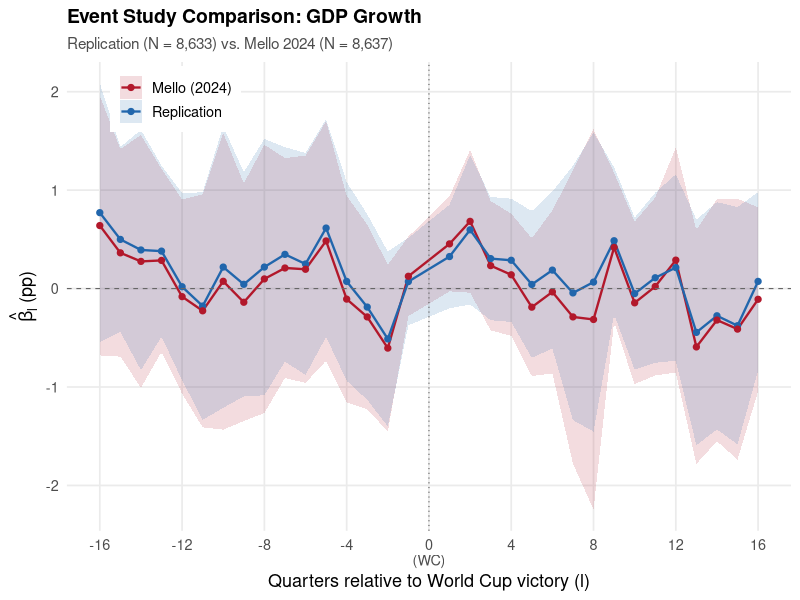

Write R code to recreate this figure. (Note: this script raises an error after producing the figure.)
# event_study_comparison.R
# Compares our GDP event study coefficients against Mello (2024) Table 2. Produces a plot, CSV, and LaTeX table.

library(readr)
library(dplyr)
library(tidyr)
library(ggplot2)

#######################################################
# 1) Load our fixest results
#######################################################
ours <- read_csv(
  "mello_paper_replication/results/event_study_coefficients_R_fixest.csv",
  show_col_types = FALSE
)

# just the 32 relative-time dummies (drop controls for the plot)
ours_rt <- ours %>%
  filter(!is.na(l)) %>%
  select(l, estimate, se, pval) %>%
  arrange(l)

# convergence + host controls separately
ours_controls <- ours %>%
  filter(is.na(l)) %>%
  select(term, estimate, se, pval)

#######################################################
# 2) Mello (2024) Table 2 — hardcoded from the paper
#######################################################
# only l=+1 and l=+2 are marked significant in the paper
mello_rt <- tibble::tribble(
  ~l,  ~estimate,  ~se,
  -16,  0.640,  0.673,
  -15,  0.363,  0.538,
  -14,  0.276,  0.655,
  -13,  0.286,  0.474,
  -12, -0.082,  0.503,
  -11, -0.226,  0.604,
  -10,  0.074,  0.769,
   -9, -0.139,  0.616,
   -8,  0.098,  0.695,
   -7,  0.209,  0.570,
   -6,  0.196,  0.589,
   -5,  0.484,  0.621,
   -4, -0.107,  0.535,
   -3, -0.288,  0.479,
   -2, -0.605,  0.432,
   -1,  0.125,  0.206,
    1,  0.454,  0.246,
    2,  0.683,  0.370,
    3,  0.233,  0.335,
    4,  0.140,  0.317,
    5, -0.189,  0.357,
    6, -0.034,  0.422,
    7, -0.288,  0.761,
    8, -0.314,  0.985,
    9,  0.418,  0.387,
   10, -0.145,  0.421,
   11,  0.021,  0.461,
   12,  0.289,  0.583,
   13, -0.593,  0.606,
   14, -0.320,  0.628,
   15, -0.412,  0.676,
   16, -0.109,  0.477
)

# back-compute p from t = coeff/SE (large N, effectively normal)
mello_rt <- mello_rt %>%
  mutate(
    tval = estimate / se,
    pval = 2 * pnorm(-abs(tval))
  )

mello_controls <- tibble::tribble(
  ~term,       ~estimate,   ~se,
  "ln_gdp_l4", -1.368,     0.588,
  "host",      -0.591,     0.545
) %>%
  mutate(
    tval = estimate / se,
    pval = 2 * pnorm(-abs(tval))
  )

#######################################################
# 3) Significance stars helper
#######################################################
stars <- function(p) {
  case_when(
    p < 0.01 ~ "***",
    p < 0.05 ~ "**",
    p < 0.10 ~ "*",
    TRUE      ~ ""
  )
}

#######################################################
# 4) Merge for plotting
#######################################################
plot_df <- bind_rows(
  ours_rt %>%
    mutate(source = "Replication",
           ci_lo  = estimate - 1.96 * se,
           ci_hi  = estimate + 1.96 * se),
  mello_rt %>%
    select(l, estimate, se, pval) %>%
    mutate(source = "Mello (2024)",
           ci_lo  = estimate - 1.96 * se,
           ci_hi  = estimate + 1.96 * se)
)

#######################################################
# 5) Line plot with shaded CIs
#######################################################
p <- ggplot(plot_df, aes(x = l, y = estimate, colour = source, fill = source)) +
  # Shaded confidence bands
  geom_ribbon(aes(ymin = ci_lo, ymax = ci_hi), alpha = 0.15, colour = NA) +
  # Lines
  geom_line(linewidth = 0.8) +
  # Points
  geom_point(size = 1.8) +
  # Reference lines
  geom_hline(yintercept = 0, linetype = "dashed", colour = "grey40", linewidth = 0.4) +
  geom_vline(xintercept = 0, linetype = "dotted", colour = "grey40", linewidth = 0.4) +
  # Scales
  scale_x_continuous(
    breaks = seq(-16, 16, by = 4),
    labels = function(x) ifelse(x == 0, "0\n(WC)", as.character(x))
  ) +
  scale_colour_manual(values = c("Replication" = "#2166AC", "Mello (2024)" = "#B2182B")) +
  scale_fill_manual(values   = c("Replication" = "#2166AC", "Mello (2024)" = "#B2182B")) +
  # Labels
  labs(
    title    = "Event Study Comparison: GDP Growth",
    subtitle = "Replication (N = 8,633) vs. Mello 2024 (N = 8,637)",
    x        = "Quarters relative to World Cup victory (l)",
    y        = expression(hat(beta)[l] ~ "(pp)"),
    colour   = NULL,
    fill     = NULL
  ) +
  theme_minimal(base_size = 13) +
  theme(
    legend.position  = c(0.15, 0.92),
    legend.background = element_rect(fill = "white", colour = NA),
    panel.grid.minor = element_blank(),
    plot.title       = element_text(face = "bold", size = 14),
    plot.subtitle    = element_text(size = 11, colour = "grey30")
  )

# Save
dir.create("mello_paper_replication/event_study_plots", showWarnings = FALSE)
ggsave("mello_paper_replication/event_study_plots/event_study_gdp_comparison.png",
       p, width = 10, height = 6, dpi = 300)
cat("Saved plot: mello_paper_replication/event_study_plots/event_study_gdp_comparison.png\n")

#######################################################
# 6) Full comparison table (all 32 + controls)
#######################################################
table_rt <- ours_rt %>%
  select(l, estimate, se, pval) %>%
  rename(repl_coeff = estimate, repl_se = se, repl_pval = pval) %>%
  left_join(
    mello_rt %>% select(l, estimate, se, pval) %>%
      rename(mello_coeff = estimate, mello_se = se, mello_pval = pval),
    by = "l"
  ) %>%
  mutate(
    repl_stars  = stars(repl_pval),
    mello_stars = stars(mello_pval),
    diff        = repl_coeff - mello_coeff
  ) %>%
  arrange(l)

table_controls <- ours_controls %>%
  rename(repl_coeff = estimate, repl_se = se, repl_pval = pval) %>%
  left_join(
    mello_controls %>% select(term, estimate, se, pval) %>%
      rename(mello_coeff = estimate, mello_se = se, mello_pval = pval),
    by = "term"
  ) %>%
  mutate(
    repl_stars  = stars(repl_pval),
    mello_stars = stars(mello_pval),
    diff        = repl_coeff - mello_coeff,
    l           = NA_integer_
  )

# Save CSV
full_table <- bind_rows(table_controls, table_rt) %>%
  select(term, l, repl_coeff, repl_se, repl_stars, mello_coeff, mello_se, mello_stars, diff)

write_csv(full_table,
          "mello_paper_replication/results/event_study_gdp_comparison_table.csv")
cat("Saved CSV: mello_paper_replication/results/event_study_gdp_comparison_table.csv\n")

#######################################################
# 7) LaTeX table
#######################################################
fmt <- function(x, d = 3) formatC(round(x, d), format = "f", digits = d)

tex <- c(
  "\\begin{table}[htbp]",
  "\\centering",
  "\\caption{Event study coefficients: Replication vs.\\ \\citet{Mello2024}, GDP growth}",
  "\\label{tab:es_full_comparison}",
  "\\footnotesize",
  "\\begin{tabular}{l rr rr r}",
  "\\toprule",
  " & \\multicolumn{2}{c}{\\textbf{Replication}} & \\multicolumn{2}{c}{\\textbf{Mello (2024)}} & \\\\",
  "\\cmidrule(lr){2-3} \\cmidrule(lr){4-5}",
  "  & Coeff. & (SE) & Coeff. & (SE) & Diff. \\\\",
  "\\midrule",
  "\\multicolumn{6}{l}{\\textit{Controls}} \\\\"
)

# Controls rows
for (i in seq_len(nrow(table_controls))) {
  r <- table_controls[i, ]
  label <- if (r$term == "ln_gdp_l4") "$\\ln \\text{GDP}_{t-4}$" else "Host"
  tex <- c(tex, sprintf(
    "%s & %s%s & (%s) & %s%s & (%s) & %s \\\\",
    label,
    fmt(r$repl_coeff), r$repl_stars, fmt(r$repl_se),
    fmt(r$mello_coeff), r$mello_stars, fmt(r$mello_se),
    fmt(r$diff)
  ))
}

# pre-treatment block
tex <- c(tex, "[4pt]",
         "\\multicolumn{6}{l}{\\textit{Pre-treatment}} \\\\")

pre <- table_rt %>% filter(l < 0)
for (i in seq_len(nrow(pre))) {
  r <- pre[i, ]
  label <- if (r$l == -16) "$l = -16$ (binned)" else sprintf("$l = %d$", r$l)
  tex <- c(tex, sprintf(
    "%s & %s%s & (%s) & %s%s & (%s) & %s \\\\",
    label,
    fmt(r$repl_coeff), r$repl_stars, fmt(r$repl_se),
    fmt(r$mello_coeff), r$mello_stars, fmt(r$mello_se),
    fmt(r$diff)
  ))
}

# post-treatment block
tex <- c(tex, "[4pt]",
         "\\multicolumn{6}{l}{\\textit{Post-treatment}} \\\\")

post <- table_rt %>% filter(l > 0)
for (i in seq_len(nrow(post))) {
  r <- post[i, ]
  label <- if (r$l == 16) "$l = +16$ (binned)" else sprintf("$l = +%d$", r$l)
  tex <- c(tex, sprintf(
    "%s & %s%s & (%s) & %s%s & (%s) & %s \\\\",
    label,
    fmt(r$repl_coeff), r$repl_stars, fmt(r$repl_se),
    fmt(r$mello_coeff), r$mello_stars, fmt(r$mello_se),
    fmt(r$diff)
  ))
}

tex <- c(tex,
  "\\midrule",
  "Observations & \\multicolumn{2}{c}{8,633} & \\multicolumn{2}{c}{8,637} & \\\\",
  "Adj.\\ $R^2$ & \\multicolumn{2}{c}{0.444} & \\multicolumn{2}{c}{---} & \\\\",
  "Within $R^2$ (Mello) & \\multicolumn{2}{c}{---} & \\multicolumn{2}{c}{0.423} & \\\\",
  "\\bottomrule",
  "\\multicolumn{6}{l}{\\footnotesize *\\,$p<0.10$,\\; **\\,$p<0.05$,\\; ***\\,$p<0.01$.\\; Clustered SEs at the country level.} \\\\",
  "\\multicolumn{6}{l}{\\footnotesize Mello $p$-values inferred from reported coefficients and SEs (normal approximation).}",
  "\\end{tabular}",
  "\\end{table}"
)

dir.create("thesis/tables", showWarnings = FALSE)
writeLines(tex, "thesis/tables/event_study_full_comparison.tex")
cat("Saved LaTeX: thesis/tables/event_study_full_comparison.tex\n")

cat("\n=== Done ===\n")
